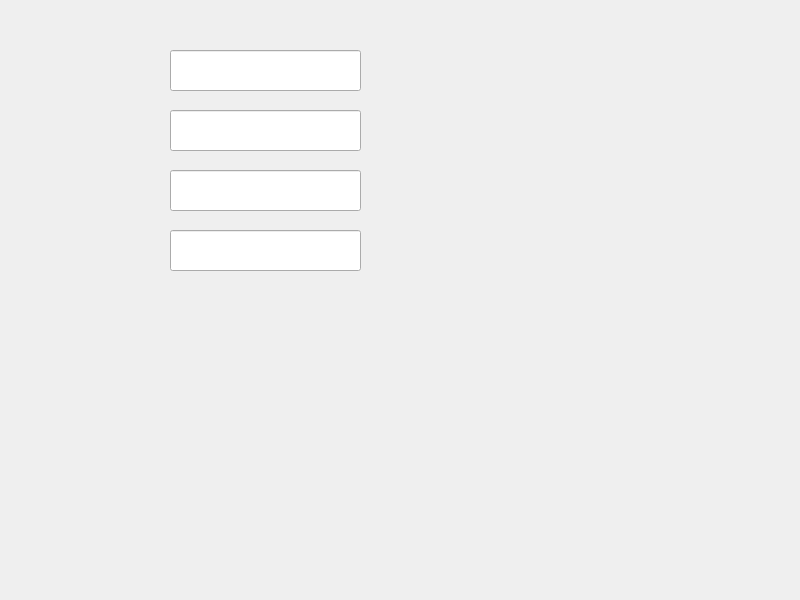
<?xml version="1.0" encoding="UTF-8"?>
<ui version="4.0">
 <class>Widget</class>
 <widget class="QWidget" name="Widget">
  <property name="geometry">
   <rect>
    <x>0</x>
    <y>0</y>
    <width>800</width>
    <height>600</height>
   </rect>
  </property>
  <property name="windowTitle">
   <string>Widget</string>
  </property>
  <widget class="QLineEdit" name="lineEdit">
   <property name="geometry">
    <rect>
     <x>170</x>
     <y>50</y>
     <width>191</width>
     <height>41</height>
    </rect>
   </property>
  </widget>
  <widget class="QLineEdit" name="lineEdit_2">
   <property name="geometry">
    <rect>
     <x>170</x>
     <y>110</y>
     <width>191</width>
     <height>41</height>
    </rect>
   </property>
   <property name="focusPolicy">
    <enum>Qt::NoFocus</enum>
   </property>
  </widget>
  <widget class="QLineEdit" name="lineEdit_3">
   <property name="geometry">
    <rect>
     <x>170</x>
     <y>170</y>
     <width>191</width>
     <height>41</height>
    </rect>
   </property>
  </widget>
  <widget class="QLineEdit" name="lineEdit_4">
   <property name="geometry">
    <rect>
     <x>170</x>
     <y>230</y>
     <width>191</width>
     <height>41</height>
    </rect>
   </property>
  </widget>
 </widget>
 <resources/>
 <connections/>
</ui>
